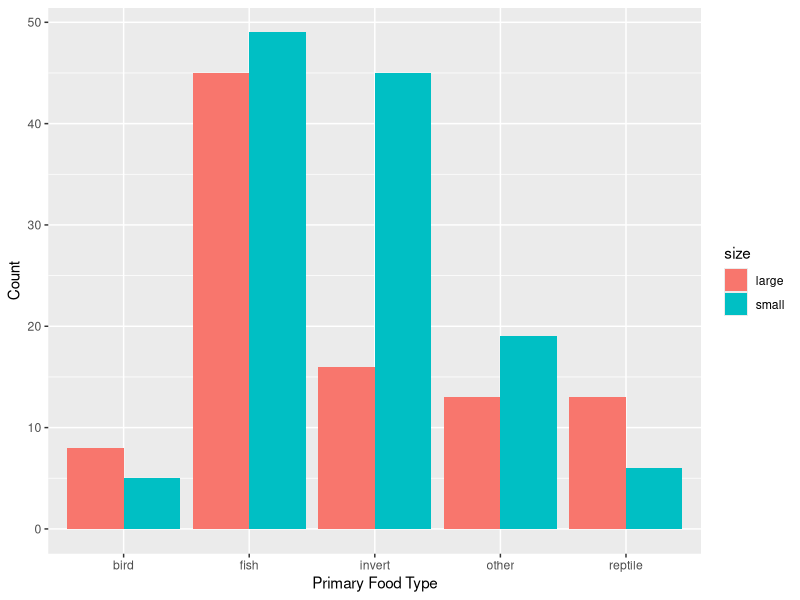

Here is the R script that generated this plot:
## ---- chunk 1
#| include: true

## Load packages
library(tidyverse)

## Load data
alligators <- read_csv("alligator_data.csv")

## Initial plot
alligators |>
ggplot(aes(x=food),facets=.~sex) +
  geom_bar(aes(fill=size),stat="count",position="dodge") +
  xlab("Primary Food Type") +
  ylab("Count")
## ---- chunk 2
#| include: true
#| echo: true

## Load package
library(VGAM)

## Fit multinomial regression model (Method 1)
vglm1 <- vglm(food ~ size + sex, data = alligators, family = multinomial())
## ---- chunk 3
#| include: true
#| echo: true

## Fit multinomial regression model (Method 2)
alligators1 <- group_by(alligators,food,lake,sex,size) |>
  summarize(Count=n()) |>
  spread(key=food,value=Count,fill=0)

vglm2 <- vglm(cbind(bird,fish,invert,other,reptile) ~ size + sex,
              data = alligators1, family = multinomial())
## ---- chunk 4
#| echo: true
#| include: true
#| label: tbl-list-1
#| tbl-cap: "Results of fitting the multinomial model with default baseline category to the alligator data."
summary(vglm2)
## ---- chunk 5
#| echo: false
#| include: true
#| label: tbl-list-2
#| tbl-cap: "Confidence intervals obtained by fitting the multinomial model with default baseline category to the alligator data."
confint(vglm2)
